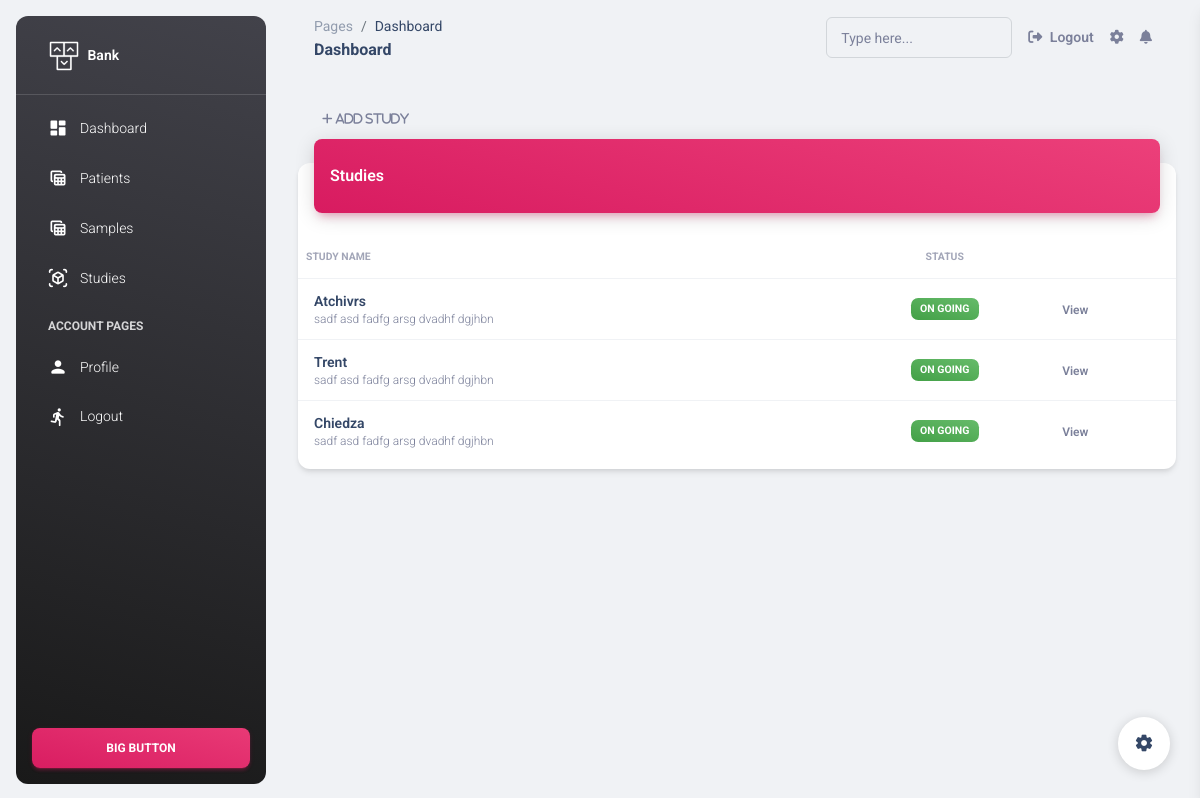
Screenshot of /view_studies (signed in) with the database file from the repository.
### apps/home/models.py (models this page shows, shortened)
class Study(models.Model):
    statuses = [("On going","On going"),("Ended","Ended"),("n/a","n/a")]
    id = models.AutoField(primary_key=True)
    name = models.CharField(max_length=200)
    narrative_name= models.CharField(max_length=500, default="sadf asd fadfg arsg dvadhf dgjhbn")
    status = models.CharField(choices=statuses,max_length=200, default="On going")

### apps/home/views.py (the view)
# urls.py: re_path('view_studies',views.StudyIndexView.as_view(), name='view_studies'),
class StudyIndexView(LoginRequired,ListView):
    model = Study
    context_object_name = 'questions'
    template_name = 'home/studies.html'
    def get_context_data(self, *args, **kwargs):
        context = super(StudyIndexView, self).get_context_data(*args, **kwargs)
        study_list = Study.objects.all().order_by('-id')
        paginator = Paginator(study_list, 6)
        page = self.request.GET.get('page')
        try:
            studies = paginator.page(page)
        except PageNotAnInteger:
            studies = paginator.page(1)
        except EmptyPage:
            studies = paginator.page(paginator.num_pages)
        context['allstudies'] = True
        context['studies'] = studies
        context['total'] = study_list.count()
        return context

### apps/context_processors.py (called while the page is built)
def cfg_assets_root(request):
    return { 'ASSETS_ROOT' : settings.ASSETS_ROOT }

### apps/home/mixins.py (called while the page is built)
    @method_decorator(login_required)
    def dispatch(self, *args, **kwargs):
        return super(LoginRequired, self).dispatch(*args, **kwargs)

### apps/templates/home/studies.html (shortened to what this page needs)
{% extends "layouts/base.html" %}
{% block content %}
  <div class="container-fluid py-4">
    <div class="row">
      <div class="col-12">
        <button onclick="location.href='{% url 'add_study' %}'" class="btn btn-link text-secondary mb-0" aria-haspopup="true" aria-expanded="false">
          <i class="fa fa-plus text-xs"> Add Study</i>
        </button>
        <div class="card my-4">
          <div class="card-header p-0 position-relative mt-n4 mx-3 z-index-2">
            <div class="bg-gradient-primary shadow-primary border-radius-lg pt-4 pb-3">
              <h6 class="text-white text-capitalize ps-3">Studies</h6>
            </div>
          </div>
          <div class="card-body px-0 pb-2">
            <div class="table-responsive p-0">
              <table class="table align-items-center mb-0">
                <thead>
                  <tr>
                    <th class="text-uppercase text-secondary text-xxs font-weight-bolder opacity-7 ps-2">Study Name</th>
                    <th class="text-center text-uppercase text-secondary text-xxs font-weight-bolder opacity-7">Status</th>
                    <th class="text-secondary opacity-7"></th>
                  </tr>
                </thead>
                <tbody>
                  {% if studies %}
                  {% for task in studies %}
                  <tr>
                    <td>
                      <div class="d-flex px-2 py-1">
                        <div class="d-flex flex-column justify-content-center">
                          <h6 class="mb-0 text-sm">{{task.name}}</h6>
                          <p class="text-xs text-secondary mb-0">{{task.narrative_name}}</p>
                        </div>
                      </div>
                    </td>
                    <td class="align-middle text-center text-sm">
                      <span class="badge badge-sm bg-gradient-success">{{task.status}}</span>
                    </td>
                    <td class="align-middle">
                      <a href="{% url 'studyDetails' task.id %}" class="text-secondary font-weight-bold text-xs" data-toggle="tooltip" data-original-title="Edit user">
                        View
                      </a>
                    </td>
                  </tr>
                  {% endfor %}
                  {% else %}
                      <h3 style="margin-left:15px">No Studies available for now.</h3>
                  {% endif %}
                </tbody>
              </table>
            </div>
          </div>
        </div>
      </div>
    </div>
  </div>
{% endblock content %}

### rows the page displays
Study: name "Atchivrs", narrative_name "sadf asd fadfg arsg dvadhf dgjhbn", status "ON GOING"
Study: name "Trent", narrative_name "sadf asd fadfg arsg dvadhf dgjhbn", status "ON GOING"
Study: name "Chiedza", narrative_name "sadf asd fadfg arsg dvadhf dgjhbn", status "ON GOING"
